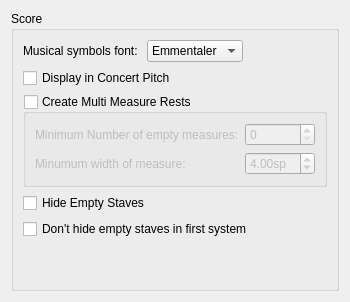
     <widget class="QWidget" name="Seite1">
      <layout class="QVBoxLayout" name="verticalLayout_20">
       <property name="spacing">
        <number>0</number>
       </property>
       <item>
        <widget class="QGroupBox" name="groupBox_12">
         <property name="title">
          <string>Score</string>
         </property>
         <layout class="QVBoxLayout" name="verticalLayout_6">
          <item>
           <layout class="QHBoxLayout" name="horizontalLayout_3">
            <item>
             <widget class="QLabel" name="label_63">
              <property name="text">
               <string>Musical symbols font: </string>
              </property>
             </widget>
            </item>
            <item>
             <widget class="QComboBox" name="musicalSymbolFont">
              <property name="sizePolicy">
               <sizepolicy hsizetype="Expanding" vsizetype="Fixed">
                <horstretch>0</horstretch>
                <verstretch>0</verstretch>
               </sizepolicy>
              </property>
              <item>
               <property name="text">
                <string notr="true">Emmentaler</string>
               </property>
              </item>
              <item>
               <property name="text">
                <string notr="true">Gonville</string>
               </property>
              </item>
              <item>
               <property name="text">
                <string notr="true">Parnassus</string>
               </property>
              </item>
             </widget>
            </item>
            <item>
             <spacer name="horizontalSpacer_2">
              <property name="orientation">
               <enum>Qt::Horizontal</enum>
              </property>
              <property name="sizeHint" stdset="0">
               <size>
                <width>40</width>
                <height>20</height>
               </size>
              </property>
             </spacer>
            </item>
           </layout>
          </item>
          <item>
           <widget class="QCheckBox" name="concertPitch">
            <property name="text">
             <string>Display in Concert Pitch</string>
            </property>
           </widget>
          </item>
          <item>
           <widget class="QGroupBox" name="multiMeasureRests">
            <property name="title">
             <string>Create Multi Measure Rests</string>
            </property>
            <property name="flat">
             <bool>true</bool>
            </property>
            <property name="checkable">
             <bool>true</bool>
            </property>
            <property name="checked">
             <bool>false</bool>
            </property>
            <layout class="QVBoxLayout" name="verticalLayout_5">
             <item>
              <layout class="QFormLayout" name="formLayout_3">
               <item row="2" column="0">
                <widget class="QLabel" name="label_16">
                 <property name="text">
                  <string>Minumum width of measure:</string>
                 </property>
                </widget>
               </item>
               <item row="2" column="1">
                <widget class="QDoubleSpinBox" name="minMeasureWidth">
                 <property name="suffix">
                  <string>sp</string>
                 </property>
                 <property name="minimum">
                  <double>2.000000000000000</double>
                 </property>
                 <property name="value">
                  <double>4.000000000000000</double>
                 </property>
                </widget>
               </item>
               <item row="1" column="0">
                <widget class="QLabel" name="label_15">
                 <property name="text">
                  <string>Minimum Number of empty measures:</string>
                 </property>
                </widget>
               </item>
               <item row="1" column="1">
                <widget class="QSpinBox" name="minEmptyMeasures"/>
               </item>
              </layout>
             </item>
            </layout>
           </widget>
          </item>
          <item>
           <widget class="QCheckBox" name="hideEmptyStaves">
            <property name="text">
             <string>Hide Empty Staves</string>
            </property>
           </widget>
          </item>
          <item>
           <widget class="QCheckBox" name="dontHideStavesInFirstSystem">
            <property name="text">
             <string>Don't hide empty staves in first system</string>
            </property>
           </widget>
          </item>
          <item>
           <spacer name="verticalSpacer">
            <property name="orientation">
             <enum>Qt::Vertical</enum>
            </property>
            <property name="sizeHint" stdset="0">
             <size>
              <width>20</width>
              <height>40</height>
             </size>
            </property>
           </spacer>
          </item>
         </layout>
        </widget>
       </item>
      </layout>
     </widget>
